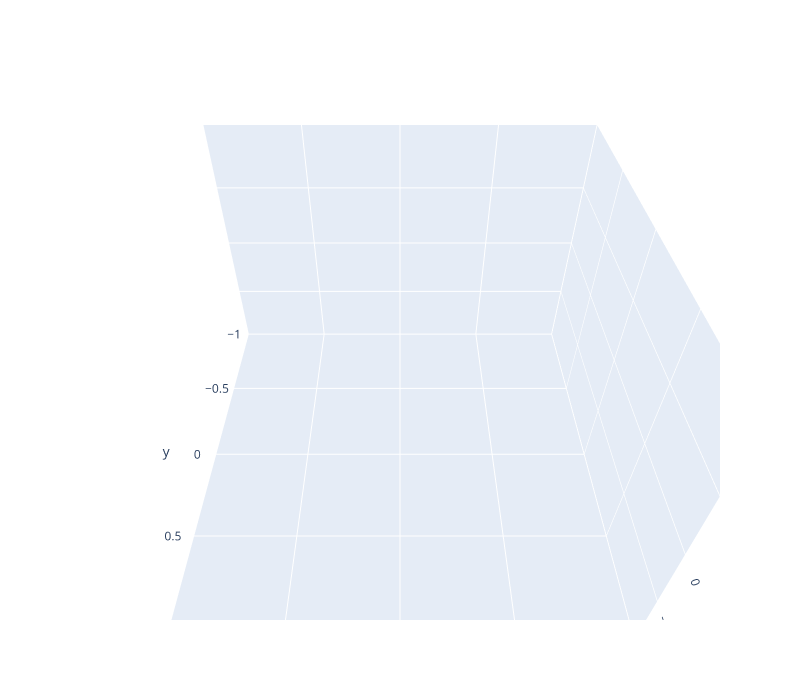

Source (notebook cell):
### Code cell
import plotly.graph_objects as go
import pandas as pd
import numpy as np

fig = go.Figure(data=go.Scatter3d(
    x=x, y=y, z=z
))

fig.update_layout(
    width=800,
    height=700,
    autosize=False,
    scene=dict(
        camera=dict(
            up=dict(
                x=0,
                y=0,
                z=1
            ),
            eye=dict(
                x=0,
                y=1.0707,
                z=1,
            )
        ),
        aspectratio = dict( x=1, y=1, z=0.7 ),
        aspectmode = 'manual'
    ),
)

fig.show()

### Figure 1 — Plotly figure (JSON) as saved in the notebook; plotly's stock layout.template omitted (floating-point values rounded to 4 significant figures; data arrays with more than 128 entries replaced by an {"elided": "..."} marker saying what was removed)
{"data": [{"type": "scatter3d", "x": {"elided": "4494x1 float values"}, "y": {"elided": "4494x1 float values"}, "z": {"elided": "4494x1 float values"}}], "layout": {"autosize": false, "height": 700, "scene": {"aspectmode": "manual", "aspectratio": {"x": 1, "y": 1, "z": 0.7}, "camera": {"eye": {"x": 0, "y": 1.071, "z": 1}, "up": {"x": 0, "y": 0, "z": 1}}}, "width": 800}}
